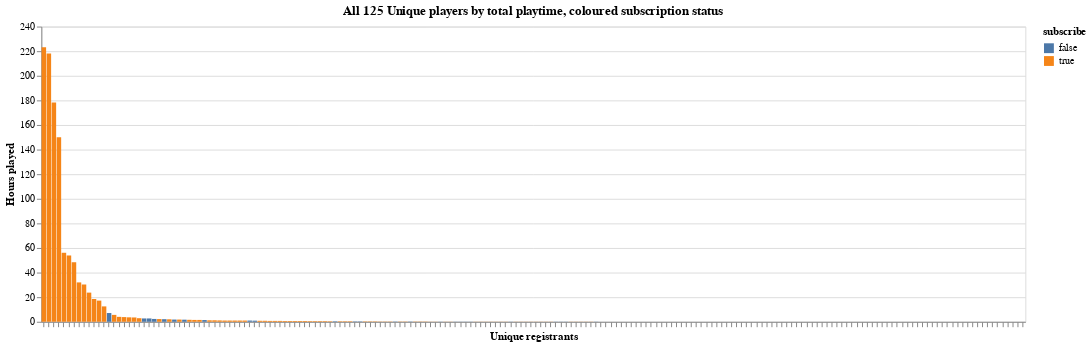

Notebook source saved alongside this figure:
### Code cell
unique_vs_hours_and_subscribed = unique_vs_cumulative_hours = alt.Chart(players_by_played_hours, title="All 125 Unique players by total playtime, coloured subscription status").mark_bar().encode(
    x=alt.X("hashedEmail", axis=alt.Axis(labels=False)).sort("-y").title("Unique registrants"),
    y=alt.Y("played_hours").title("Hours played"),
    color=alt.Color("subscribe")
).properties(width = 1000)

unique_vs_cumulative_hours


unique_vs_hours_and_subscribed

### Figure 1 — Vega-Lite specification as saved in the notebook (floating-point values rounded to 4 significant figures; data arrays with more than 128 entries replaced by an {"elided": "..."} marker saying what was removed)
{"config": {"view": {"continuousWidth": 300, "continuousHeight": 300}}, "data": {"name": "data-2d300dc3efa55bb9ac6adfe2f6889e83"}, "mark": {"type": "bar"}, "encoding": {"color": {"field": "subscribe", "type": "nominal"}, "x": {"axis": {"labels": false}, "field": "hashedEmail", "sort": "-y", "title": "Unique registrants", "type": "nominal"}, "y": {"field": "played_hours", "title": "Hours played", "type": "quantitative"}}, "title": "All 125 Unique players by total playtime, coloured subscription status", "width": 1000, "$schema": "https://vega.github.io/schema/vega-lite/v5.20.1.json", "datasets": {"data-2d300dc3efa55bb9ac6adfe2f6889e83": {"elided": "196 records"}}}
